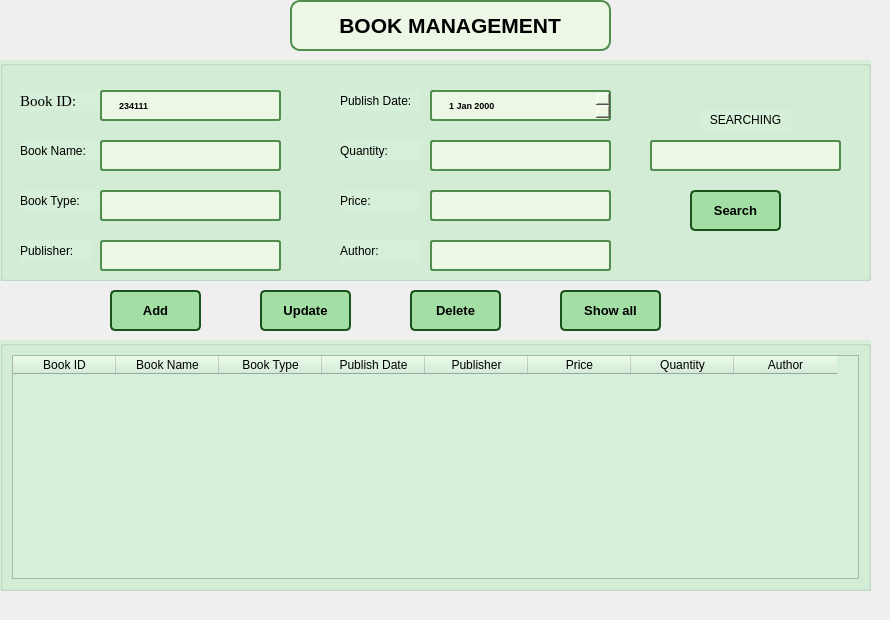
      <widget class="QWidget" name="tab">
       <attribute name="title">
        <string>Book Management</string>
       </attribute>
       <widget class="QPushButton" name="pushButtonAddBook">
        <property name="geometry">
         <rect>
          <x>110</x>
          <y>290</y>
          <width>91</width>
          <height>41</height>
         </rect>
        </property>
        <property name="font">
         <font>
          <pointsize>-1</pointsize>
          <weight>75</weight>
          <bold>true</bold>
         </font>
        </property>
        <property name="styleSheet">
         <string notr="true">QPushButton {
    background-color: rgb(163, 222, 164); /* Màu nền ban đầu */
    color: black;
    border-radius: 5px;
    padding: 8px 16px;
    font-size: 13px;
    font-weight: bold;
    border: 2px solid #1A5319;
}

QPushButton:hover {
    background-color: rgb(140, 200, 140); /* Màu khi trỏ chuột vào */
    border: 2px solid #136b13;
}

QPushButton:pressed {
    background-color: rgb(100, 181, 100); /* Màu khi bấm vào */
    border: 2px solid #0D471A;
}</string>
        </property>
        <property name="text">
         <string>Add</string>
        </property>
        <property name="icon">
         <iconset>
          <normaloff>../images/pic_update.webp</normaloff>../images/pic_update.webp</iconset>
        </property>
       </widget>
       <widget class="QPushButton" name="pushButtonUpdateBook">
        <property name="geometry">
         <rect>
          <x>260</x>
          <y>290</y>
          <width>91</width>
          <height>41</height>
         </rect>
        </property>
        <property name="font">
         <font>
          <pointsize>-1</pointsize>
          <weight>75</weight>
          <bold>true</bold>
         </font>
        </property>
        <property name="styleSheet">
         <string notr="true">QPushButton {
    background-color: rgb(163, 222, 164); /* Màu nền ban đầu */
    color: black;
    border-radius: 5px;
    padding: 8px 16px;
    font-size: 13px;
    font-weight: bold;
    border: 2px solid #1A5319;
}

QPushButton:hover {
    background-color: rgb(140, 200, 140); /* Màu khi trỏ chuột vào */
    border: 2px solid #136b13;
}

QPushButton:pressed {
    background-color: rgb(100, 181, 100); /* Màu khi bấm vào */
    border: 2px solid #0D471A;
}</string>
        </property>
        <property name="text">
         <string>Update</string>
        </property>
        <property name="icon">
         <iconset>
          <normaloff>../images/pic_update.png</normaloff>../images/pic_update.png</iconset>
        </property>
       </widget>
       <widget class="QPushButton" name="pushButtonDeleteBook">
        <property name="geometry">
         <rect>
          <x>410</x>
          <y>290</y>
          <width>91</width>
          <height>41</height>
         </rect>
        </property>
        <property name="font">
         <font>
          <pointsize>-1</pointsize>
          <weight>75</weight>
          <bold>true</bold>
         </font>
        </property>
        <property name="styleSheet">
         <string notr="true">QPushButton {
    background-color: rgb(163, 222, 164); /* Màu nền ban đầu */
    color: black;
    border-radius: 5px;
    padding: 8px 16px;
    font-size: 13px;
    font-weight: bold;
    border: 2px solid #1A5319;
}

QPushButton:hover {
    background-color: rgb(140, 200, 140); /* Màu khi trỏ chuột vào */
    border: 2px solid #136b13;
}

QPushButton:pressed {
    background-color: rgb(100, 181, 100); /* Màu khi bấm vào */
    border: 2px solid #0D471A;
}</string>
        </property>
        <property name="text">
         <string>Delete</string>
        </property>
        <property name="icon">
         <iconset>
          <normaloff>../images/pic_delete.webp</normaloff>../images/pic_delete.webp</iconset>
        </property>
       </widget>
       <widget class="QPushButton" name="pushButtonShowAllBook">
        <property name="geometry">
         <rect>
          <x>560</x>
          <y>290</y>
          <width>101</width>
          <height>41</height>
         </rect>
        </property>
        <property name="font">
         <font>
          <pointsize>-1</pointsize>
          <weight>75</weight>
          <bold>true</bold>
         </font>
        </property>
        <property name="styleSheet">
         <string notr="true">QPushButton {
    background-color: rgb(163, 222, 164); /* Màu nền ban đầu */
    color: black;
    border-radius: 5px;
    padding: 8px 16px;
    font-size: 13px;
    font-weight: bold;
    border: 2px solid #1A5319;
}

QPushButton:hover {
    background-color: rgb(140, 200, 140); /* Màu khi trỏ chuột vào */
    border: 2px solid #136b13;
}

QPushButton:pressed {
    background-color: rgb(100, 181, 100); /* Màu khi bấm vào */
    border: 2px solid #0D471A;
}</string>
        </property>
        <property name="text">
         <string>Show all</string>
        </property>
        <property name="icon">
         <iconset>
          <normaloff>../images/pic_showall.webp</normaloff>../images/pic_showall.webp</iconset>
        </property>
       </widget>
       <widget class="QGroupBox" name="groupBox">
        <property name="geometry">
         <rect>
          <x>0</x>
          <y>340</y>
          <width>871</width>
          <height>251</height>
         </rect>
        </property>
        <property name="styleSheet">
         <string notr="true">background-color: #D6EFD8</string>
        </property>
        <property name="title">
         <string/>
        </property>
        <layout class="QVBoxLayout" name="verticalLayout_2">
         <item>
          <widget class="QTableWidget" name="tableWidgetBook">
           <property name="styleSheet">
            <string notr="true">background-color: #D6EFD8</string>
           </property>
           <attribute name="horizontalHeaderDefaultSectionSize">
            <number>103</number>
           </attribute>
           <column>
            <property name="text">
             <string>Book ID</string>
            </property>
            <property name="background">
             <color>
              <red>236</red>
              <green>248</green>
              <blue>229</blue>
             </color>
            </property>
            <property name="foreground">
             <brush brushstyle="SolidPattern">
              <color alpha="255">
               <red>0</red>
               <green>0</green>
               <blue>0</blue>
              </color>
             </brush>
            </property>
           </column>
           <column>
            <property name="text">
             <string>Book Name</string>
            </property>
           </column>
           <column>
            <property name="text">
             <string>Book Type</string>
            </property>
           </column>
           <column>
            <property name="text">
             <string>Publish Date</string>
            </property>
           </column>
           <column>
            <property name="text">
             <string>Publisher</string>
            </property>
           </column>
           <column>
            <property name="text">
             <string>Price</string>
            </property>
           </column>
           <column>
            <property name="text">
             <string>Quantity</string>
            </property>
           </column>
           <column>
            <property name="text">
             <string>Author</string>
            </property>
           </column>
          </widget>
         </item>
        </layout>
       </widget>
       <widget class="QGroupBox" name="groupBox_2">
        <property name="geometry">
         <rect>
          <x>0</x>
          <y>60</y>
          <width>871</width>
          <height>221</height>
         </rect>
        </property>
        <property name="styleSheet">
         <string notr="true">background-color: #D6EFD8</string>
        </property>
        <property name="title">
         <string/>
        </property>
        <widget class="QPushButton" name="pushButtonSearchBook">
         <property name="geometry">
          <rect>
           <x>690</x>
           <y>130</y>
           <width>91</width>
           <height>41</height>
          </rect>
         </property>
         <property name="font">
          <font>
           <pointsize>-1</pointsize>
           <weight>75</weight>
           <bold>true</bold>
          </font>
         </property>
         <property name="styleSheet">
          <string notr="true">QPushButton {
    background-color: rgb(163, 222, 164); /* Màu nền ban đầu */
    color: black;
    border-radius: 5px;
    padding: 8px 16px;
    font-size: 13px;
    font-weight: bold;
    border: 2px solid #1A5319;
}

QPushButton:hover {
    background-color: rgb(140, 200, 140); /* Màu khi trỏ chuột vào */
    border: 2px solid #136b13;
}

QPushButton:pressed {
    background-color: rgb(100, 181, 100); /* Màu khi bấm vào */
    border: 2px solid #0D471A;
}</string>
         </property>
         <property name="text">
          <string>Search</string>
         </property>
         <property name="icon">
          <iconset>
           <normaloff>../images/pic_search.webp</normaloff>../images/pic_search.webp</iconset>
         </property>
        </widget>
        <widget class="QDateEdit" name="dateEditPublishDateBook">
         <property name="geometry">
          <rect>
           <x>430</x>
           <y>30</y>
           <width>181</width>
           <height>31</height>
          </rect>
         </property>
         <property name="styleSheet">
          <string notr="true">QDateTimeEdit {
    background-color: #ecf8e5; /* Màu nền giống QLineEdit */
    color: rgb(0, 0, 0);
    border-radius: 3px;
    padding: 5px 15px;
    font-size: 9px;
    font-weight: bold;
    border: 2px solid #508D4E;
}

/* Khi trỏ chuột vào */
QDateTimeEdit:hover {
    background-color: #E0F7FA;
    border: 2px solid #00897B;
}

/* Khi focus vào */
QDateTimeEdit:focus {
    background-color: #E0F7FA;
    border: 2px solid #00897B;
}
</string>
         </property>
        </widget>
        <widget class="QLineEdit" name="lineEditPublisher">
         <property name="geometry">
          <rect>
           <x>100</x>
           <y>180</y>
           <width>181</width>
           <height>31</height>
          </rect>
         </property>
         <property name="styleSheet">
          <string notr="true">QLineEdit {
    background-color: #ecf8e5;
    color: rgb(0, 0, 0);
    border-radius: 3px;
    padding: 5px 15px;
    font-size: 9px;
    font-weight: bold;
    border: 2px solid #508D4E;
}

QLineEdit:hover {
    background-color: #E0F7FA;
    border: 2px solid #00897B;
}
</string>
         </property>
        </widget>
        <widget class="QLabel" name="label_5">
         <property name="geometry">
          <rect>
           <x>340</x>
           <y>30</y>
           <width>81</width>
           <height>21</height>
          </rect>
         </property>
         <property name="styleSheet">
          <string notr="true">background-color: #D6EFD8</string>
         </property>
         <property name="text">
          <string>Publish Date:</string>
         </property>
        </widget>
        <widget class="QLabel" name="label_7">
         <property name="geometry">
          <rect>
           <x>340</x>
           <y>130</y>
           <width>81</width>
           <height>21</height>
          </rect>
         </property>
         <property name="styleSheet">
          <string notr="true">background-color: #D6EFD8</string>
         </property>
         <property name="text">
          <string>Price:</string>
         </property>
        </widget>
        <widget class="QLineEdit" name="lineEditAuthorBook">
         <property name="geometry">
          <rect>
           <x>430</x>
           <y>180</y>
           <width>181</width>
           <height>31</height>
          </rect>
         </property>
         <property name="styleSheet">
          <string notr="true">QLineEdit {
    background-color: #ecf8e5;
    color: rgb(0, 0, 0);
    border-radius: 3px;
    padding: 5px 15px;
    font-size: 9px;
    font-weight: bold;
    border: 2px solid #508D4E;
}

QLineEdit:hover {
    background-color: #E0F7FA;
    border: 2px solid #00897B;
}
</string>
         </property>
        </widget>
        <widget class="QLabel" name="label_4">
         <property name="geometry">
          <rect>
           <x>20</x>
           <y>180</y>
           <width>71</width>
           <height>21</height>
          </rect>
         </property>
         <property name="styleSheet">
          <string notr="true">background-color: #D6EFD8</string>
         </property>
         <property name="text">
          <string>Publisher:</string>
         </property>
        </widget>
        <widget class="QLabel" name="label_2">
         <property name="geometry">
          <rect>
           <x>20</x>
           <y>80</y>
           <width>81</width>
           <height>21</height>
          </rect>
         </property>
         <property name="styleSheet">
          <string notr="true">background-color: #D6EFD8</string>
         </property>
         <property name="text">
          <string>Book Name:</string>
         </property>
        </widget>
        <widget class="QLabel" name="label_9">
         <property name="geometry">
          <rect>
           <x>700</x>
           <y>50</y>
           <width>91</width>
           <height>21</height>
          </rect>
         </property>
         <property name="styleSheet">
          <string notr="true">background-color: #D6EFD8</string>
         </property>
         <property name="text">
          <string>&lt;html&gt;&lt;head/&gt;&lt;body&gt;&lt;p align=&quot;center&quot;&gt;SEARCHING&lt;/p&gt;&lt;/body&gt;&lt;/html&gt;</string>
         </property>
        </widget>
        <widget class="QLabel" name="label_6">
         <property name="geometry">
          <rect>
           <x>340</x>
           <y>80</y>
           <width>81</width>
           <height>21</height>
          </rect>
         </property>
         <property name="styleSheet">
          <string notr="true">background-color: #D6EFD8</string>
         </property>
         <property name="text">
          <string>Quantity:</string>
         </property>
        </widget>
        <widget class="QLineEdit" name="lineEditQuantityBook">
         <property name="geometry">
          <rect>
           <x>430</x>
           <y>80</y>
           <width>181</width>
           <height>31</height>
          </rect>
         </property>
         <property name="styleSheet">
          <string notr="true">QLineEdit {
    background-color: #ecf8e5;
    color: rgb(0, 0, 0);
    border-radius: 3px;
    padding: 5px 15px;
    font-size: 9px;
    font-weight: bold;
    border: 2px solid #508D4E;
}

QLineEdit:hover {
    background-color: #E0F7FA;
    border: 2px solid #00897B;
}
</string>
         </property>
        </widget>
        <widget class="QLineEdit" name="lineEditSearchBook">
         <property name="geometry">
          <rect>
           <x>650</x>
           <y>80</y>
           <width>191</width>
           <height>31</height>
          </rect>
         </property>
         <property name="styleSheet">
          <string notr="true">QLineEdit {
    background-color: #ecf8e5;
    color: rgb(0, 0, 0);
    border-radius: 3px;
    padding: 5px 15px;
    font-size: 9px;
    font-weight: bold;
    border: 2px solid #508D4E;
}

QLineEdit:hover {
    background-color: #E0F7FA;
    border: 2px solid #00897B;
}
</string>
         </property>
        </widget>
        <widget class="QLabel" name="label_3">
         <property name="geometry">
          <rect>
           <x>20</x>
           <y>130</y>
           <width>81</width>
           <height>21</height>
          </rect>
         </property>
         <property name="styleSheet">
          <string notr="true">background-color: #D6EFD8</string>
         </property>
         <property name="text">
          <string>Book Type:</string>
         </property>
        </widget>
        <widget class="QLabel" name="label">
         <property name="geometry">
          <rect>
           <x>20</x>
           <y>30</y>
           <width>81</width>
           <height>21</height>
          </rect>
         </property>
         <property name="font">
          <font>
           <family>Times New Roman</family>
           <pointsize>11</pointsize>
           <weight>50</weight>
           <italic>false</italic>
           <bold>false</bold>
          </font>
         </property>
         <property name="styleSheet">
          <string notr="true">background-color: #D6EFD8</string>
         </property>
         <property name="text">
          <string>Book ID:</string>
         </property>
        </widget>
        <widget class="QLineEdit" name="lineEditTypeBook">
         <property name="geometry">
          <rect>
           <x>100</x>
           <y>130</y>
           <width>181</width>
           <height>31</height>
          </rect>
         </property>
         <property name="styleSheet">
          <string notr="true">QLineEdit {
    background-color: #ecf8e5;
    color: rgb(0, 0, 0);
    border-radius: 3px;
    padding: 5px 15px;
    font-size: 9px;
    font-weight: bold;
    border: 2px solid #508D4E;
}

QLineEdit:hover {
    background-color: #E0F7FA;
    border: 2px solid #00897B;
}
</string>
         </property>
        </widget>
        <widget class="QLineEdit" name="lineEditBookNameBook">
         <property name="geometry">
          <rect>
           <x>100</x>
           <y>80</y>
           <width>181</width>
           <height>31</height>
          </rect>
         </property>
         <property name="styleSheet">
          <string notr="true">QLineEdit {
    background-color: #ecf8e5;
    color: rgb(0, 0, 0);
    border-radius: 3px;
    padding: 5px 15px;
    font-size: 9px;
    font-weight: bold;
    border: 2px solid #508D4E;
}

QLineEdit:hover {
    background-color: #E0F7FA;
    border: 2px solid #00897B;
}
</string>
         </property>
        </widget>
        <widget class="QLineEdit" name="lineEditPriceBook">
         <property name="geometry">
          <rect>
           <x>430</x>
           <y>130</y>
           <width>181</width>
           <height>31</height>
          </rect>
         </property>
         <property name="styleSheet">
          <string notr="true">QLineEdit {
    background-color: #ecf8e5;
    color: rgb(0, 0, 0);
    border-radius: 3px;
    padding: 5px 15px;
    font-size: 9px;
    font-weight: bold;
    border: 2px solid #508D4E;
}

QLineEdit:hover {
    background-color: #E0F7FA;
    border: 2px solid #00897B;
}
</string>
         </property>
        </widget>
        <widget class="QLabel" name="label_8">
         <property name="geometry">
          <rect>
           <x>340</x>
           <y>180</y>
           <width>81</width>
           <height>21</height>
          </rect>
         </property>
         <property name="styleSheet">
          <string notr="true">background-color: #D6EFD8</string>
         </property>
         <property name="text">
          <string>Author:</string>
         </property>
        </widget>
        <widget class="QLineEdit" name="lineEditBookIDBook">
         <property name="geometry">
          <rect>
           <x>100</x>
           <y>30</y>
           <width>181</width>
           <height>31</height>
          </rect>
         </property>
         <property name="font">
          <font>
           <pointsize>-1</pointsize>
           <weight>75</weight>
           <bold>true</bold>
          </font>
         </property>
         <property name="cursor">
          <cursorShape>IBeamCursor</cursorShape>
         </property>
         <property name="styleSheet">
          <string notr="true">QLineEdit {
    background-color: #ecf8e5;
    color: rgb(0, 0, 0);
    border-radius: 3px;
    padding: 5px 15px;
    font-size: 9px;
    font-weight: bold;
    border: 2px solid #508D4E;
}

QLineEdit:hover {
    background-color: #E0F7FA;
    border: 2px solid #00897B;
}
</string>
         </property>
         <property name="text">
          <string>234111</string>
         </property>
        </widget>
       </widget>
       <widget class="QLabel" name="label_10">
        <property name="geometry">
         <rect>
          <x>0</x>
          <y>0</y>
          <width>881</width>
          <height>611</height>
         </rect>
        </property>
        <property name="text">
         <string/>
        </property>
        <property name="pixmap">
         <pixmap>../images/pic_background.jpg</pixmap>
        </property>
        <property name="scaledContents">
         <bool>true</bool>
        </property>
        <property name="alignment">
         <set>Qt::AlignJustify|Qt::AlignTop</set>
        </property>
       </widget>
       <widget class="QLabel" name="label_11">
        <property name="geometry">
         <rect>
          <x>290</x>
          <y>0</y>
          <width>321</width>
          <height>51</height>
         </rect>
        </property>
        <property name="styleSheet">
         <string notr="true">background-color: #ecf8e5;
        color: rgb(0, 0, 0);
        border-radius: 10px;
        padding: 5px 15px;
        font-size: 20px;
        font-weight: bold;
        border: 2px solid #508D4E;</string>
        </property>
        <property name="text">
         <string>&lt;html&gt;&lt;head/&gt;&lt;body&gt;&lt;p align=&quot;center&quot;&gt;&lt;span style=&quot; font-size:16pt;&quot;&gt;BOOK MANAGEMENT &lt;/span&gt;&lt;/p&gt;&lt;/body&gt;&lt;/html&gt;</string>
        </property>
       </widget>
       <zorder>label_10</zorder>
       <zorder>pushButtonAddBook</zorder>
       <zorder>pushButtonUpdateBook</zorder>
       <zorder>pushButtonDeleteBook</zorder>
       <zorder>pushButtonShowAllBook</zorder>
       <zorder>groupBox</zorder>
       <zorder>groupBox_2</zorder>
       <zorder>label_11</zorder>
      </widget>
